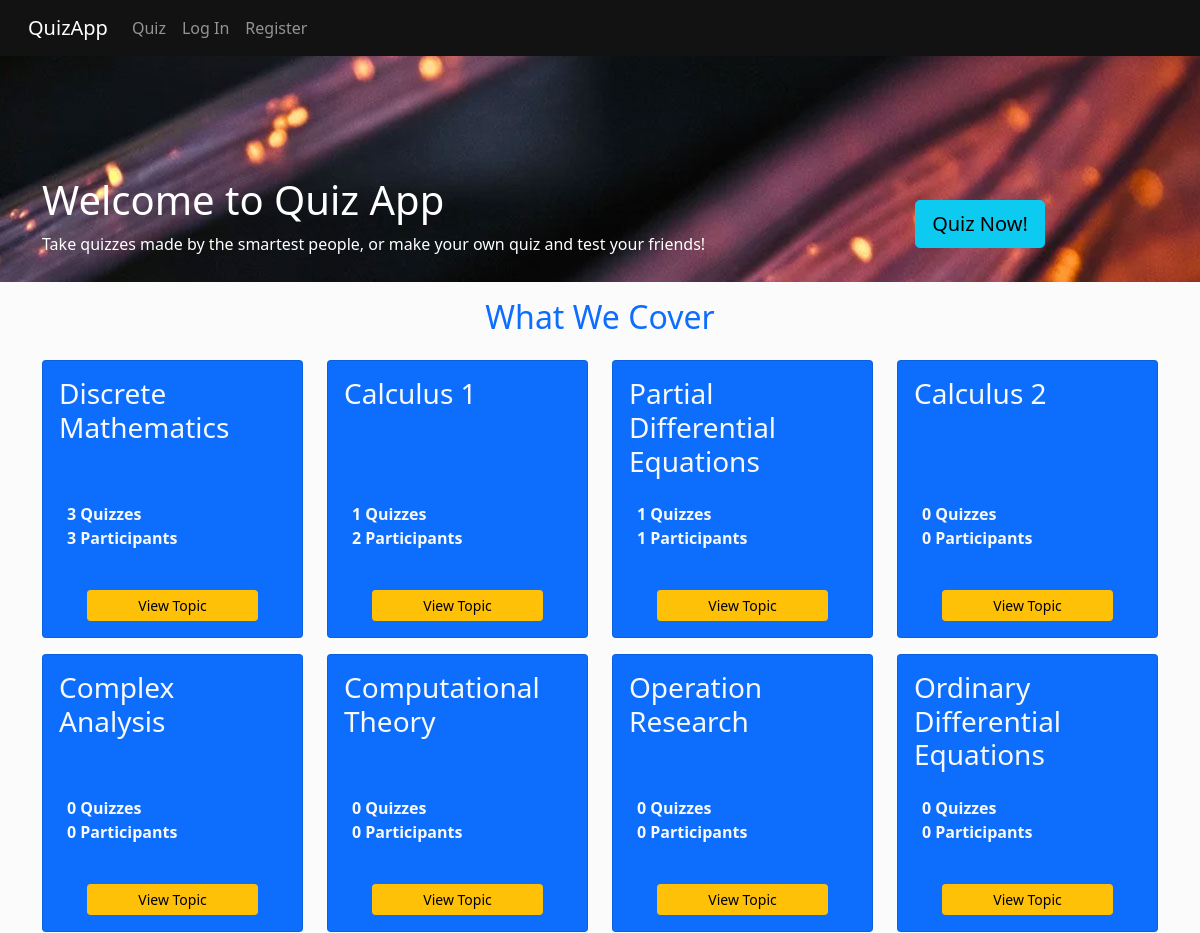
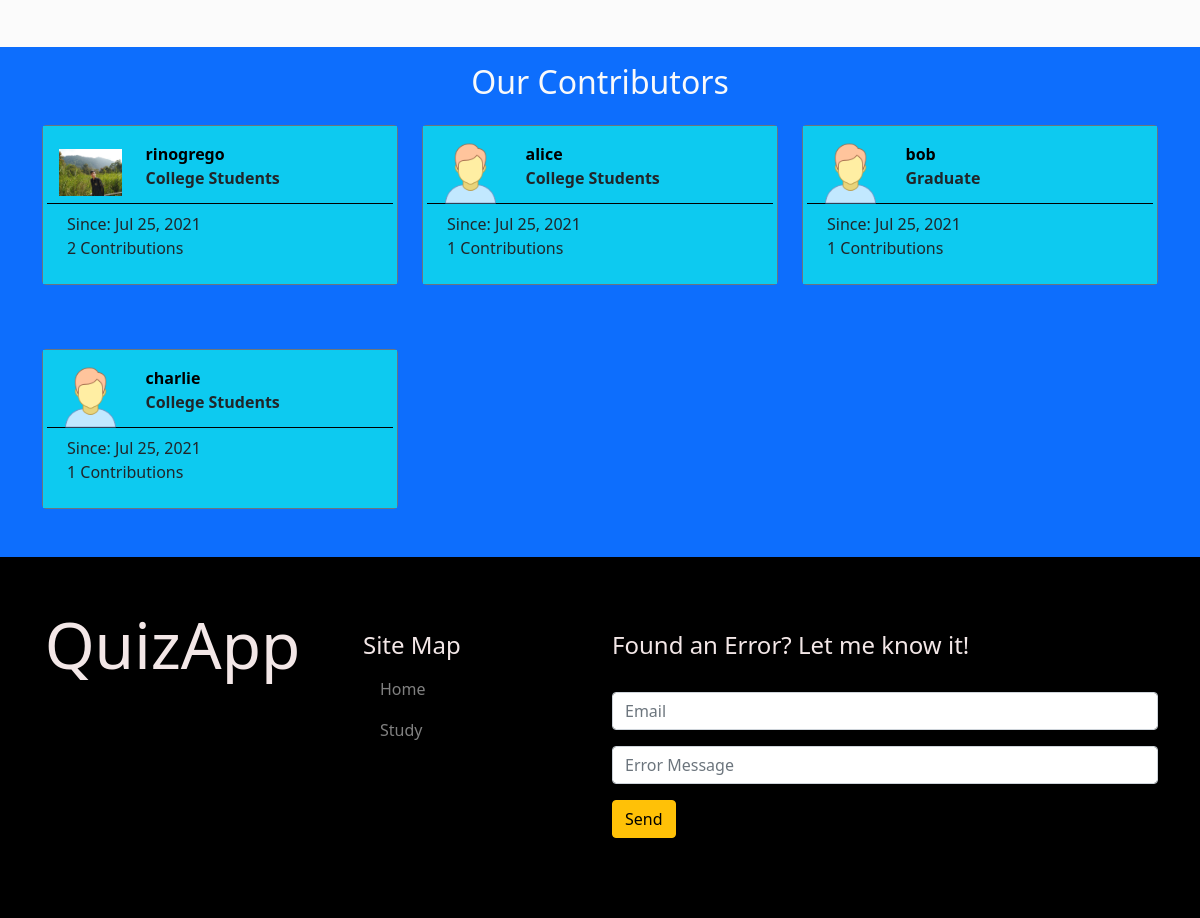
The page / on the database its author committed (2 pictures, top to bottom).
### quizApp/models.py (models this page shows, shortened)
class Topic(models.Model):
  slug = models.SlugField(max_length=40, default="other")
  title = models.CharField(max_length=40, null=False, blank=False, default="Other")
  def participant(self):
    participants = Participant.objects.filter(quiz__in=Quiz.objects.filter(topic=self)).all()
    unique_participants = []
    try:
      for participant in participants:
        if participant.user.id not in [participant.user.id for participant in unique_participants]:
          unique_participants.append(participant)
    except:
      pass
    return len(unique_participants)

class Participant(models.Model):
  user = models.ForeignKey(User, on_delete=models.CASCADE, related_name="quizzes_taken")
  quiz = models.ForeignKey(Quiz, on_delete=models.CASCADE, related_name="taken_by")
  time_start = models.DateTimeField()
  time_finished = models.DateTimeField()
  score = models.IntegerField()

class User(AbstractUser):
  image = models.ImageField(upload_to='media/profile/', default='media/profile/user.png')
  date = models.DateTimeField(auto_now_add=True)
  year = models.IntegerField(null=True, blank=False)
  follows = models.ManyToManyField("self", related_name="followers", symmetrical=False, blank=True)
  LEVEL_CHOICES = (
    ('O', 'Other'),
    ('C', 'College Students'),
    ('G', 'Graduate'),
    ('W', 'Working'),
  )
  level = models.CharField(max_length=50, choices=LEVEL_CHOICES, default='Other')
  def has_contribution(self):
    if self.quizzes.count() > 0:
      return True
    else:
      return False
  def date_mm_dd_yy(self):
    return str(self.date.strftime("%b %d, %Y"))
  def contribution_count(self):
    return self.quizzes.count()

### quizApp/views.py (the view)
# urls.py: path("", views.index, name="index"),
def index(request):
  if request.method == "POST":
    message = request.POST.get('message')
    email = request.POST.get('email')
    errM = ErrorMessage(message=message, email=email)
    errM.save()
  topics = Topic.objects.annotate(fieldsum = Count('quizzes')).order_by('-fieldsum').all()
  unique_topics = [topics[0]]
  for topic in topics:
    if topic.id not in [topic.id for topic in unique_topics] and len(unique_topics) <= 8:
      unique_topics.append(topic)
  contributors = [user for user in User.objects.annotate(contrib_count = Count('quizzes')).order_by('-contrib_count') if user.has_contribution()]
  return render(request, "quizApp/index.html", {
    "Topics": unique_topics[0:8],
    "Contributors": contributors[0:6],
  })

### quizApp/templates/quizApp/index.html (shortened to what this page needs)
{% extends "quizApp/layout.html" %}
{% load static %}
{% block body %}
<div class="body">
  <div class="index-network-banner">
    <div class="container">
      <div class="row">
        <div class="col-lg-8 col-md-8">
          <div class="main-banner-content">
            <h1>Welcome to Quiz App</h1>
            <p>Take quizzes made by the smartest people, or make your own quiz and test your friends!</p>
          </div>
        </div>
        <div class="col-lg-4 col-md-4 d-flex align-items-center justify-content-center">
          <div class="row">
            <a href="{% url 'study' %}" class="btn btn-info btn-lg">Quiz Now!</a>
          </div>
        </div>
      </div>
    </div>
  </div>
  <section class="index-topic mb-5">
    <div class="container">
      <div class="row justify-content-center">
        <div class="col-lg-6 col-md-6 pt-3">
          <div id="what-we-cover">
            <h2>What We Cover</h2>
          </div>
        </div>
      </div>
      <div class="row">
        {% for topic in Topics %}
        <div class="col-lg-3 col-md-4 col-6 mt-3">
          <div class="card topic-card h-100 bg-primary text-light">
            <div class="card-body">
              <h3 class="card-title">{{ topic.title }}</h3>
            </div>
            <div class="container">
              <a class="card-text index-card-text text-light"><strong>{{ topic.quizzes.count }} Quizzes</strong></a> <br>
              <p class="card-text index-card-text"><strong>{{ topic.participant }} Participants</strong></p> <br>
            </div>
            <div class="container mb-3 w-75">
              <div class="row justify-content-center">
                <a href="{% url 'topic' topic.id topic.slug %}" class="btn btn-sm btn-warning align-items-end">View Topic</a>
              </div>
            </div>
          </div>
        </div>
        {% endfor %}
      </div>
    </div>
  </section>
  <section class="contributor bg-primary">
    <div class="container">
      <div class="row justify-content-center">
        <div class="col-lg-6 col-md-6 pt-3">
          <div id="our-contributors">
            <h2 class="text-light">Our Contributors</h2>
          </div>
        </div>
      </div>
      <div class="row">
        {% for contributor in Contributors %}
        <div class=" col-md-4 col-6 mt-3 mb-5">
          <div class="card topic-card border border-secondary h-100">
            <div class="card-body bg-info text-dark">
              <div class="row card-profile-photo">
                <div class="col-3 d-flex justify-content-center align-items-center">
                  <img src="{{ contributor.image }}" alt="{{ contributor.username }}" class="img-fluid" > <br>
                </div>
                <div class="col-9">
                  <a id="index-contributor-name"><strong>{{ contributor.username }}</strong></a> <br>
                  <a><strong>{{ contributor.get_level_display }}</strong></a> <br>
                </div>
              </div>
              <div class="row card-profile-detail p-2">
                <a>Since: {{ contributor.date_mm_dd_yy }}</a> <br>
                <a>{{ contributor.contribution_count }} Contributions</a> <br>
              </div>
            </div>
          </div>
        </div>
        {% endfor %}
      </div>
    </div>
  </section>
</div>
{% endblock %}

### quizApp/static/quizApp/styles1.css (style rules this page uses)
body { background-color: #fbfbfb; overflow-x: hidden; }
.index-network-banner { background-image: url('/media/banner/Banner.jpg'); background-size: cover; padding-top: 120px; color: white; padding-bottom: 10px; }
#what-we-cover { text-align: center; color: #0d6efd; }
.index-card-text { text-decoration-line: none; }
#our-contributors { text-align: center; color: black; }
.card-profile-photo { height: 62px; border-bottom: 1px solid black; }
#index-contributor-name { color: black; text-decoration-line: none; }

### rows shown on the page
Topic: title "Discrete Mathematics", quizzes.count "3", participant "3"
Topic: title "Calculus 1", quizzes.count "1", participant "2"
Topic: title "Partial Differential Equations", quizzes.count "1", participant "1"
Topic: title "Calculus 2", quizzes.count "0", participant "0"
Topic: title "Complex Analysis", quizzes.count "0", participant "0"
Topic: title "Computational Theory", quizzes.count "0", participant "0"
Topic: title "Operation Research", quizzes.count "0", participant "0"
Topic: title "Ordinary Differential Equations", quizzes.count "0", participant "0"
User: image (picture), username "rinogrego", level "College Students", date_mm_dd_yy "Jul 25, 2021", contribution_count "2"
User: image (placeholder picture), username "alice", level "College Students", date_mm_dd_yy "Jul 25, 2021", contribution_count "1"
User: image (picture), username "bob", level "Graduate", date_mm_dd_yy "Jul 25, 2021", contribution_count "1"
User: image (placeholder picture), username "charlie", level "College Students", date_mm_dd_yy "Jul 25, 2021", contribution_count "1"
